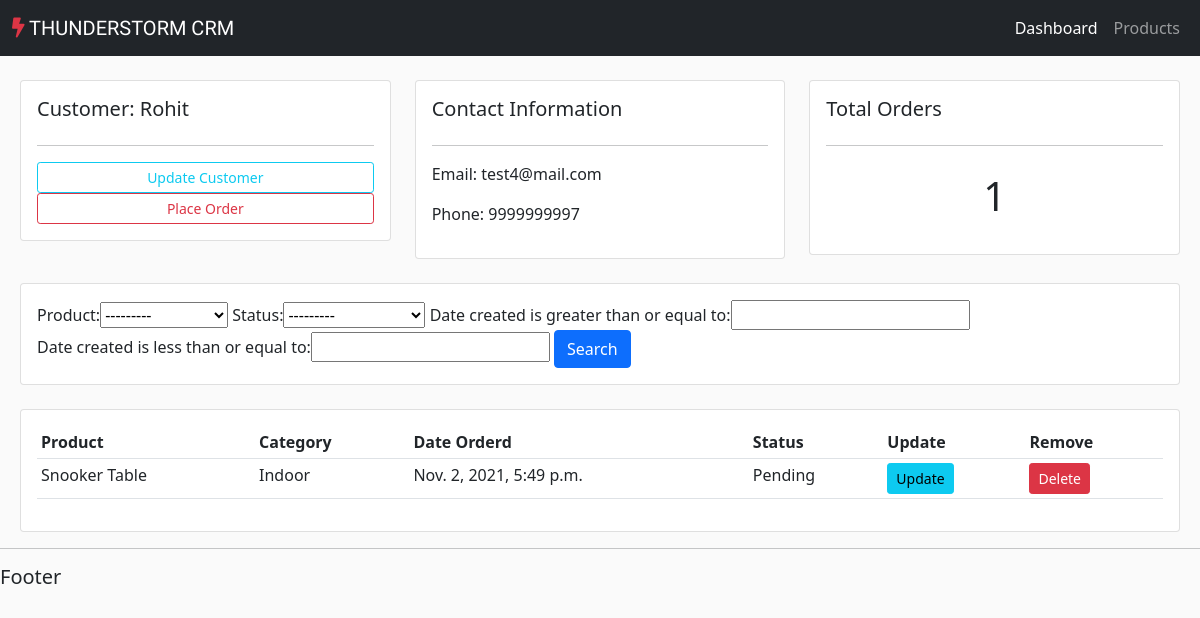
/customer/3/, run on the app's committed database.
### accounts/models.py (models this page shows, shortened)
class Customer(models.Model):
    name = models.CharField(max_length=200, null=True)
    phone = models.CharField(max_length=200, null=True)
    email = models.CharField(max_length=200, null=True)
    date_created = models.DateTimeField(auto_now_add=True, null=True)

class Order(models.Model):
    STATUS = (
        ('Pending', 'Pending'),
        ('Out for Delivery', 'Out for Delivery'),
        ('Delivered', 'Delivered'),
    )
    customer = models.ForeignKey(Customer, null=True, on_delete= models.SET_NULL)
    product = models.ForeignKey(Product, null=True, on_delete= models.SET_NULL)
    date_created = models.DateTimeField(auto_now_add=True, null=True)
    status = models.CharField(max_length=200, null=True, choices=STATUS)

class Product(models.Model):
    CATEGORY = (
        ('Indoor', 'Indoor'),
        ('Outdoor', 'Outdoor'),
    )
    name = models.CharField(max_length=200, null=True)
    price = models.FloatField(null=True)
    category = models.CharField(max_length=200, null=True,choices=CATEGORY)
    description = models.CharField(max_length=200, null=True, blank=True)
    date_created = models.DateTimeField(auto_now_add=True, null=True)
    tags = models.ManyToManyField(Tag)
    def __str__(self):
        return self.name

### accounts/views.py (the view)
# urls.py: path('customer/<str:pk>/',views.customer, name='customer'),
def customer(request ,pk):
    customer = Customer.objects.get(id=pk)
    orders = customer.order_set.all()
    order_count = orders.count()
    myFilter = OrderFilter(request.GET, queryset=orders)
    orders = myFilter.qs
    context = {'customer':customer, 'orders':orders, 'order_count':order_count, 'myFilter':myFilter}
    return render(request, 'accounts/customer.html',context)

### accounts/templates/accounts/customer.html
{% extends 'accounts/main.html' %}
{% block content %}
    <br>
    <div class="row ms-2 me-2">
        <div class="col-md">
            <div class="card card-body">
                <h5>Customer: {{customer.name}}</h5>
                <hr>
                <a class="btn btn-outline-info  btn-sm btn-block" href="">Update Customer</a>
                <a class="btn btn-outline-danger  btn-sm btn-block" href="{% url 'create_order' customer.id %}">Place Order</a>
            </div>
        </div>
        <div class="col-md">
            <div class="card card-body">
                <h5>Contact Information</h5>
                <hr>
                <p>Email: {{customer.email}}</p>
                <p>Phone: {{customer.phone}}</p>
            </div>
        </div>
        <div class="col-md">
            <div class="card card-body">
                <h5>Total Orders</h5>
                <hr>
                <h1 style="text-align: center;padding: 10px">{{order_count}}</h1>
            </div>
        </div>
    </div>
    <br>
    <div class="row ms-2 me-2">
        <div class="col">
            <div class="card card-body">
                <form method="get">
                    {{myFilter.form}}
                <button class="btn btn-primary" type="submit">Search</button>
              </form>
            </div>
        </div>
    </div>
    <br>
    <div class="row ms-2 me-2">
        <div class="col-md">
            <div class="card card-body">
                <table class="table table-sm">
                    <tr>
                        <th>Product</th>
                        <th>Category</th>
                        <th>Date Orderd</th>
                        <th>Status</th>
                        <th>Update</th>
                        <th>Remove</th>
                    </tr>
                    {% for order in orders %}
                        <tr>
                            <td>{{order.product}}</td>
                            <td>{{order.product.category}}</td>
                            <td>{{order.date_created}}</td>
                            <td>{{order.status}}</td>
                            <td><a class="btn btn-sm btn-info" href="{% url 'update_order' order.id  %}">Update</a></td>
					        <td><a class="btn btn-sm btn-danger" href="{% url 'delete_order' order.id  %}">Delete</a></td>
                        </tr>
                    {% endfor %}
                </table>
            </div>
        </div>
    </div>
{% endblock %}

### static/css/main.css (style rules this page uses)
body { background-color: #fafafa; }

### data on the page
Customer: name "Rohit", email "test4@mail.com", phone "9999999997"
Order: product "Snooker Table", product.category "Indoor", date_created "Nov. 2, 2021, 5:49 p.m.", status "Pending"

### other printed values
{{ order_count }} "1"
